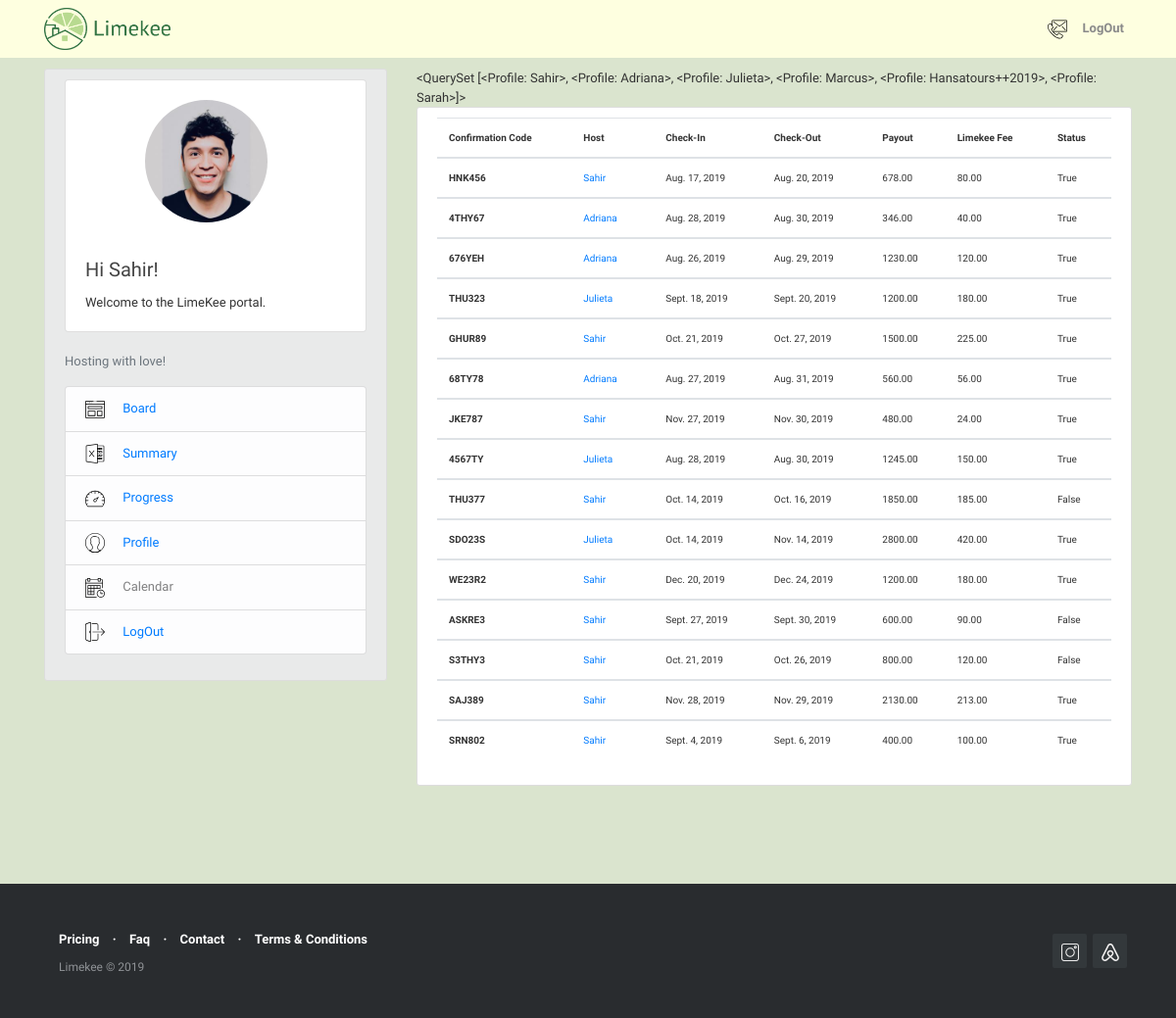
The app's page /reservation/reservations_global/ (signed in), older data.
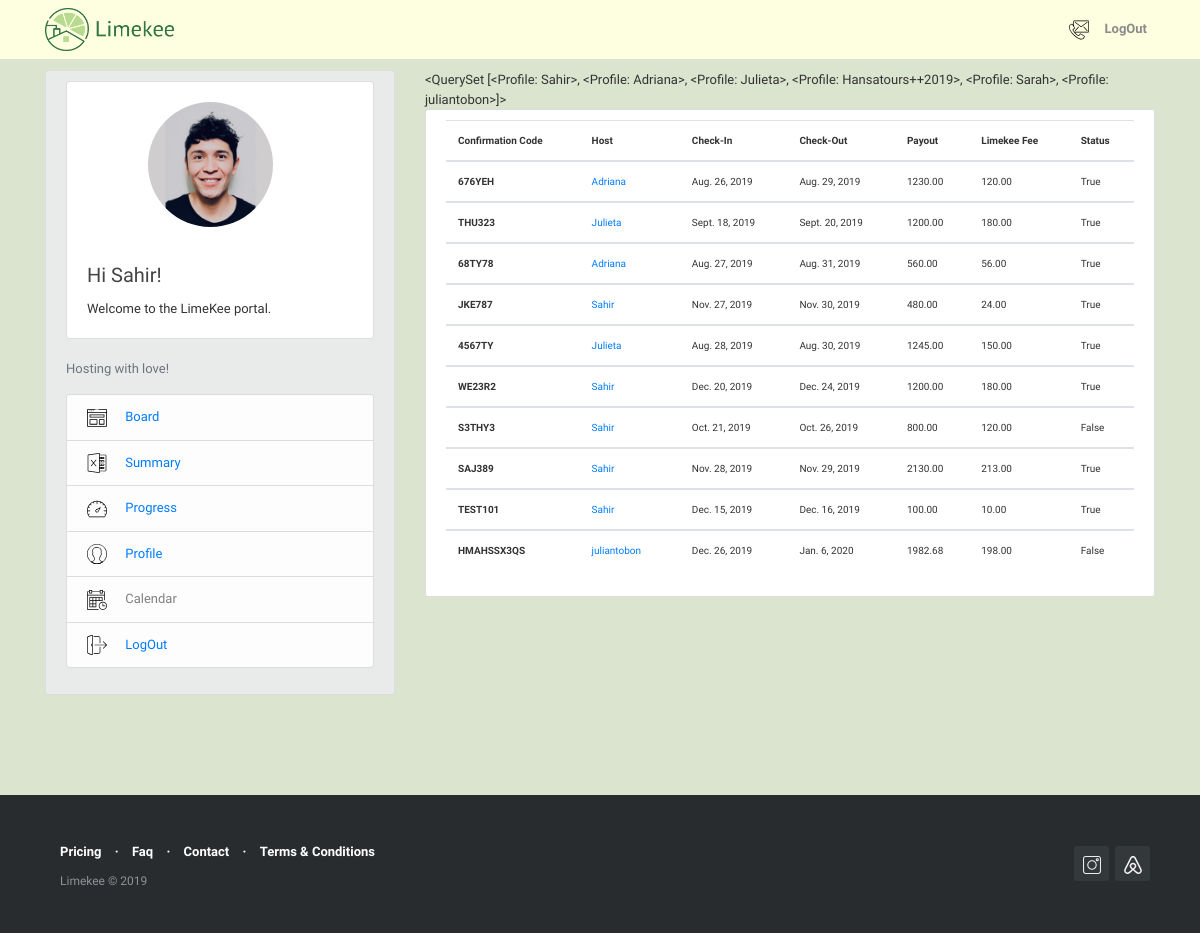
The same page, newer data.
### users/models.py (models this page shows, shortened)
class Profile(models.Model):
    user = models.OneToOneField(User, on_delete = models.CASCADE)
    first_name = models.CharField(max_length=30, blank=False)
    last_name = models.CharField(max_length=30, blank=False)
    phone_number = models.IntegerField(blank=True, null=True)
    image = models.ImageField (default = 'default.png', upload_to='profile_pics')
    def __str__(self):
        return self.user.username

### reservations/models.py (models this page shows, shortened)
class Reservations(models.Model):
    confirmation_code = models.CharField(max_length=12, primary_key=True)
    host = models.ForeignKey(User, on_delete=models.CASCADE)
    guest = models.CharField(max_length=120)
    check_in = models.DateField(default=date.today)
    check_out = models.DateField(default=date.today)
    price = models.DecimalField(decimal_places=2, max_digits=1000)
    limekee_fee = models.DecimalField(decimal_places=2, max_digits=1000, blank=True, null=False, default=0)
    cleaning_fee = models.DecimalField (decimal_places=2, max_digits=1000, blank=True, null=False, default=0)
    total_due = models.DecimalField( decimal_places=2, max_digits=1000, default=0)
    notes = models.TextField(blank=True,null=False)
    paid = models.BooleanField(default=False)
    @property
    def total_due(self):
        return (self.limekee_fee + self.cleaning_fee)
    class Meta:
        permissions = [
            ("create_reservation", "Can create new reservation"),
        ]

### reservations/views.py (the view)
# urls.py: path('reservations_global/', views.global_list, name='reservations-global-list'),
@login_required()
def global_list (request):
    if request.user.has_perm('reservations.create_reservation'):
        context = {
            'reservations':Reservations.objects.all(),
            'users': Profile.objects.all()
            }
        return render(request, 'reservations/reservations_global.html', context )
    else:
        return redirect('reservation-home')

### reservations/templates/reservations/reservations_global.html
{% extends "blog/base.html" %}
{% block content %}
{{ users }}
<div class="col-md-14">
 <div class="content-section">
     <div class="table-responsive" style="font-size: 10px">
     <table class="table table-hover">
         <thead>
             <tr>
                 <th scope="col">Confirmation Code</th>
                 <th scope="col">Host</th>
                 <th scope="col">Check-In</th>
                 <th scope="col">Check-Out</th>
                 <th scope="col">Payout</th>
                 <th scope="col">Limekee Fee</th>
                 <th scope="col">Status</th>
             </tr>
         </thead>
         {% for reservation in reservations %}
         <tbody>
             <tr>
                 <th scope="row">{{ reservation.confirmation_code }}</th>
                 <td><a class="mr-2" href="{% url 'user-reservations' reservation.host.username %}">{{ reservation.host }}</a></td>
                 <td>{{ reservation.check_in }}</td>
                 <td>{{ reservation.check_out }}</td>
                 <td>{{ reservation.price }}</td>
                 <td>{{ reservation.limekee_fee }}</td>
                 <td>{{ reservation.paid }}</td>
            </tr>
        </tbody>
        {% endfor %}
    </table>
    </div>
  </div>
</div>
{% endblock content %}

Row changes from the older to the newer data that the page shows:
removed Reservations: confirmation_code "HNK456", host "Sahir", check_in "Aug. 17, 2019", check_out "Aug. 20, 2019", price "678.00", limekee_fee "80.00", paid "True"
removed Reservations: confirmation_code "4THY67", host "Adriana", check_in "Aug. 28, 2019", check_out "Aug. 30, 2019", price "346.00", limekee_fee "40.00", paid "True"
removed Reservations: confirmation_code "GHUR89", host "Sahir", check_in "Oct. 21, 2019", check_out "Oct. 27, 2019", price "1500.00", limekee_fee "225.00", paid "True"
removed Reservations: confirmation_code "THU377", host "Sahir", check_in "Oct. 14, 2019", check_out "Oct. 16, 2019", price "1850.00", limekee_fee "185.00", paid "False"
removed Reservations: confirmation_code "SDO23S", host "Julieta", check_in "Oct. 14, 2019", check_out "Nov. 14, 2019", price "2800.00", limekee_fee "420.00", paid "True"
removed Reservations: confirmation_code "ASKRE3", host "Sahir", check_in "Sept. 27, 2019", check_out "Sept. 30, 2019", price "600.00", limekee_fee "90.00", paid "False"
removed Reservations: confirmation_code "SRN802", host "Sahir", check_in "Sept. 4, 2019", check_out "Sept. 6, 2019", price "400.00", limekee_fee "100.00", paid "True"
computed for Profile: user.username "<QuerySet [<Profile: Sahir>, <Profile: Adriana>, <Profile: Julieta>, <Profile: Marcus>, <Profile: Hansatours++2019>, <Profile: Sarah>]>" → "<QuerySet [<Profile: Sahir>, <Profile: Adriana>, <Profile: Julieta>, <Profile: Hansatours++2019>, <Profile: Sarah>, <Profile: juliantobon>]>"
added Reservations: confirmation_code "TEST101", host "Sahir", check_in "Dec. 15, 2019", check_out "Dec. 16, 2019", price "100.00", limekee_fee "10.00", paid "True"
added Reservations: confirmation_code "HMAHSSX3QS", host "juliantobon", check_in "Dec. 26, 2019", check_out "Jan. 6, 2020", price "1982.68", limekee_fee "198.00", paid "False"
